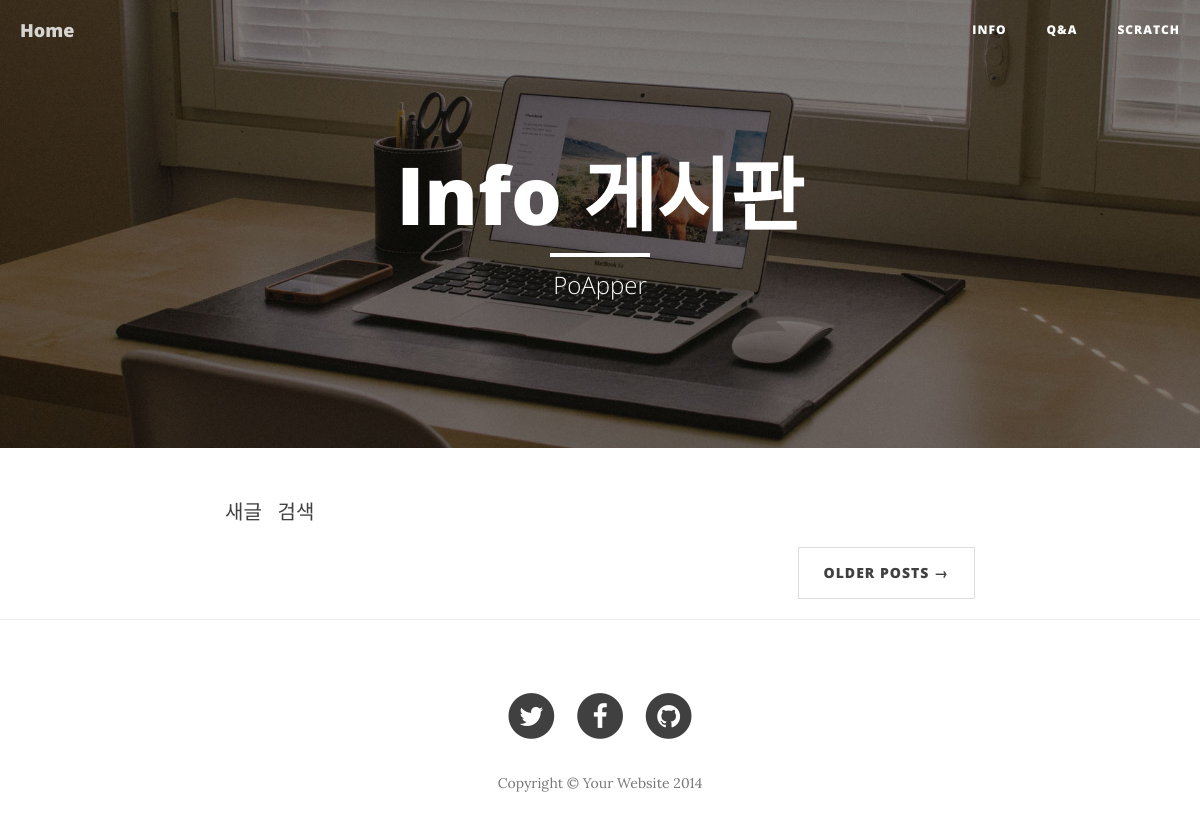
The page /info/ on the database as committed earlier.
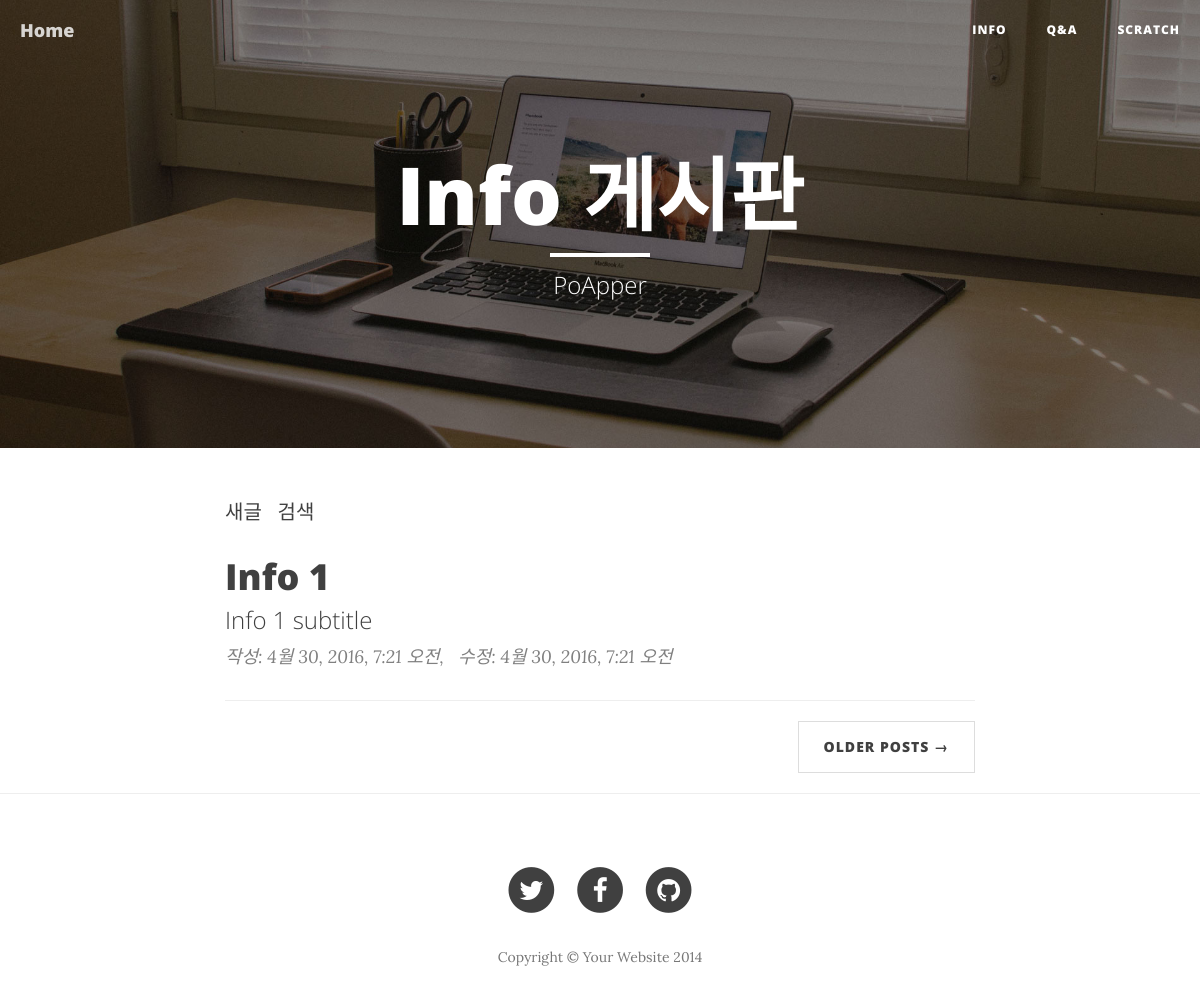
The same page on the database as committed later.
### info/models.py (models this page shows, shortened)
class Post(models.Model):
	title = models.CharField(max_length=200)
	subtitle = models.CharField(max_length=100, blank=True, null=True)
	content = models.TextField(blank=True, null=True)
	created_at = models.DateTimeField(auto_now_add=True)
	updated_at = models.DateTimeField(auto_now=True)

### info/views.py (the view)
# urls.py: url(r'^info/$', 'info.views.show_main'),
def show_main(request):
	post_list = Post.objects.all().order_by('-created_at')
	return render(request, 'info/main.html', {'post_list':post_list})

### templates/info/main.html (shortened to what this page needs)
{% extends "base.html" %}
{% load staticfiles %}
{% block content %}
<header class="intro-header" style='background-image: url("{% static 'img/home-bg.jpg' %}")'>
	<div class="container">
		<div class="row">
			<div class="col-lg-8 col-lg-offset-2 col-md-10 col-md-offset-1">
				<div class="site-heading">
					<h1>Info 게시판</h1>
					<hr class="small">
					<span class="subheading">PoApper</span>
				</div>
			</div>
		</div>
	</div>
</header>
<div class="container">
	<div class="row">
		<div class="col-lg-8 col-lg-offset-2 col-md-10 col-md-offset-1">
			<a href="http://ubuntu.poapper.com:7778/admin/info/post/add/">새글</a> &nbsp; <a href="http://ubuntu.poapper.com:7778/admin/info/post/">검색</a>
			<div class="post-preview">
				{% for post in post_list %}
				<a href="{% url 'info.views.post_detail' post.pk %}">
					<h2 class="post-title">
						{{ post.title }}
					</h2>
					<h3 class="post-subtitle">
						{{ post.subtitle }}
					</h3>
				</a>
				<p class="post-meta">작성: {{ post.created_at }},&nbsp;&nbsp; 수정: {{ post.updated_at }}</p>
				<hr>
				{% endfor %}
			</div>
			<ul class="pager">
				<li class="next">
					<a href="#">Older Posts &rarr;</a>
				</li>
			</ul>
		</div>
	</div>
</div>
{% endblock %}

### templates/base.html (shortened to what this page needs)
<!DOCTYPE html>
{% load staticfiles %}
<html>
<head>
	<link href="{% static 'css/bootstrap.min.css' %}" rel="stylesheet">
	<link href="{% static 'css/clean-blog.min.css' %}" rel="stylesheet">
	<link href="http://maxcdn.bootstrapcdn.com/font-awesome/4.1.0/css/font-awesome.min.css" rel="stylesheet" type="text/css">
	</head>
	<body>
		<nav class="navbar navbar-default navbar-custom navbar-fixed-top">
			<div class="container-fluid">
				<div class="navbar-header page-scroll">
					<a class="navbar-brand" href="http://ubuntu.poapper.com:7778">Home</a>
				</div>
				<div class="collapse navbar-collapse" id="bs-example-navbar-collapse-1">
					<ul class="nav navbar-nav navbar-right">
						<li>
							<a href="{% url 'info.views.show_main' %}">Info</a>
						</li>
						<li>
							<a href="{% url 'qna.views.show_main' %}">Q&A</a>
						</li>
						<li>
							<a href="{% url 'scratch.views.show_main' %}">Scratch</a>
						</li>
					</ul>
				</div>
			</div>
		</nav>
		{% block content %}
		{% endblock %}
		<hr>
		<footer>
			<div class="container">
				<div class="row">
					<div class="col-lg-8 col-lg-offset-2 col-md-10 col-md-offset-1">
						<ul class="list-inline text-center">
							<li>
								<a href="#">
									<span class="fa-stack fa-lg">
										<i class="fa fa-circle fa-stack-2x"></i>
										<i class="fa fa-twitter fa-stack-1x fa-inverse"></i>
									</span>
								</a>
							</li>
							<li>
								<a href="#">
									<span class="fa-stack fa-lg">
										<i class="fa fa-circle fa-stack-2x"></i>
										<i class="fa fa-facebook fa-stack-1x fa-inverse"></i>
									</span>
								</a>
							</li>
							<li>
								<a href="#">
									<span class="fa-stack fa-lg">
										<i class="fa fa-circle fa-stack-2x"></i>
										<i class="fa fa-github fa-stack-1x fa-inverse"></i>
									</span>
								</a>
							</li>
						</ul>
						<p class="copyright text-muted">Copyright &copy; Your Website 2014</p>
					</div>
				</div>
			</div>
		</footer>
	</body>
	</html>

Rows that differ between the two databases and show on the page:
added Post: title "Info 1", subtitle "Info 1 subtitle", created_at "4월 30, 2016, 7:21 오전", updated_at "4월 30, 2016, 7:21 오전"
